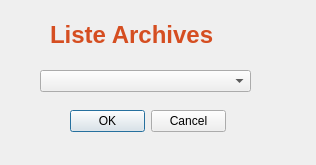
<?xml version="1.0" encoding="UTF-8"?>
<ui version="4.0">
 <class>archiver_article</class>
 <widget class="QDialog" name="archiver_article">
  <property name="geometry">
   <rect>
    <x>0</x>
    <y>0</y>
    <width>316</width>
    <height>165</height>
   </rect>
  </property>
  <property name="windowTitle">
   <string>Dialog</string>
  </property>
  <widget class="QDialogButtonBox" name="buttonBox">
   <property name="geometry">
    <rect>
     <x>70</x>
     <y>110</y>
     <width>156</width>
     <height>23</height>
    </rect>
   </property>
   <property name="orientation">
    <enum>Qt::Horizontal</enum>
   </property>
   <property name="standardButtons">
    <set>QDialogButtonBox::Cancel|QDialogButtonBox::Ok</set>
   </property>
  </widget>
  <widget class="QComboBox" name="archive">
   <property name="geometry">
    <rect>
     <x>40</x>
     <y>70</y>
     <width>211</width>
     <height>22</height>
    </rect>
   </property>
  </widget>
  <widget class="QLabel" name="label">
   <property name="geometry">
    <rect>
     <x>50</x>
     <y>20</y>
     <width>231</width>
     <height>31</height>
    </rect>
   </property>
   <property name="text">
    <string>&lt;html&gt;&lt;head/&gt;&lt;body&gt;&lt;p&gt;&lt;span style=&quot; font-size:18pt; font-weight:600; color:#d54e21;&quot;&gt;Liste Archives&lt;/span&gt;&lt;/p&gt;&lt;/body&gt;&lt;/html&gt;</string>
   </property>
  </widget>
 </widget>
 <resources/>
 <connections>
  <connection>
   <sender>buttonBox</sender>
   <signal>accepted()</signal>
   <receiver>archiver_article</receiver>
   <slot>accept()</slot>
   <hints>
    <hint type="sourcelabel">
     <x>185</x>
     <y>254</y>
    </hint>
    <hint type="destinationlabel">
     <x>157</x>
     <y>274</y>
    </hint>
   </hints>
  </connection>
  <connection>
   <sender>buttonBox</sender>
   <signal>rejected()</signal>
   <receiver>archiver_article</receiver>
   <slot>reject()</slot>
   <hints>
    <hint type="sourcelabel">
     <x>185</x>
     <y>260</y>
    </hint>
    <hint type="destinationlabel">
     <x>286</x>
     <y>274</y>
    </hint>
   </hints>
  </connection>
 </connections>
</ui>
